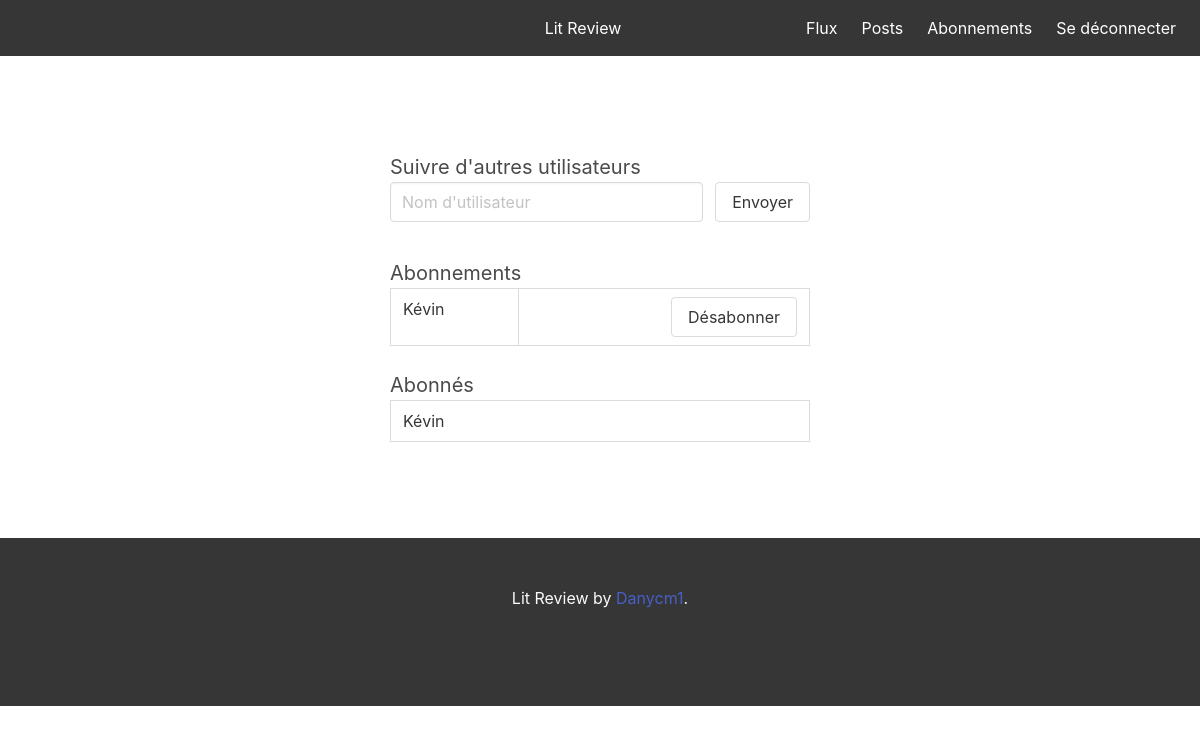
The page /subscription (signed in) on the database as committed earlier.
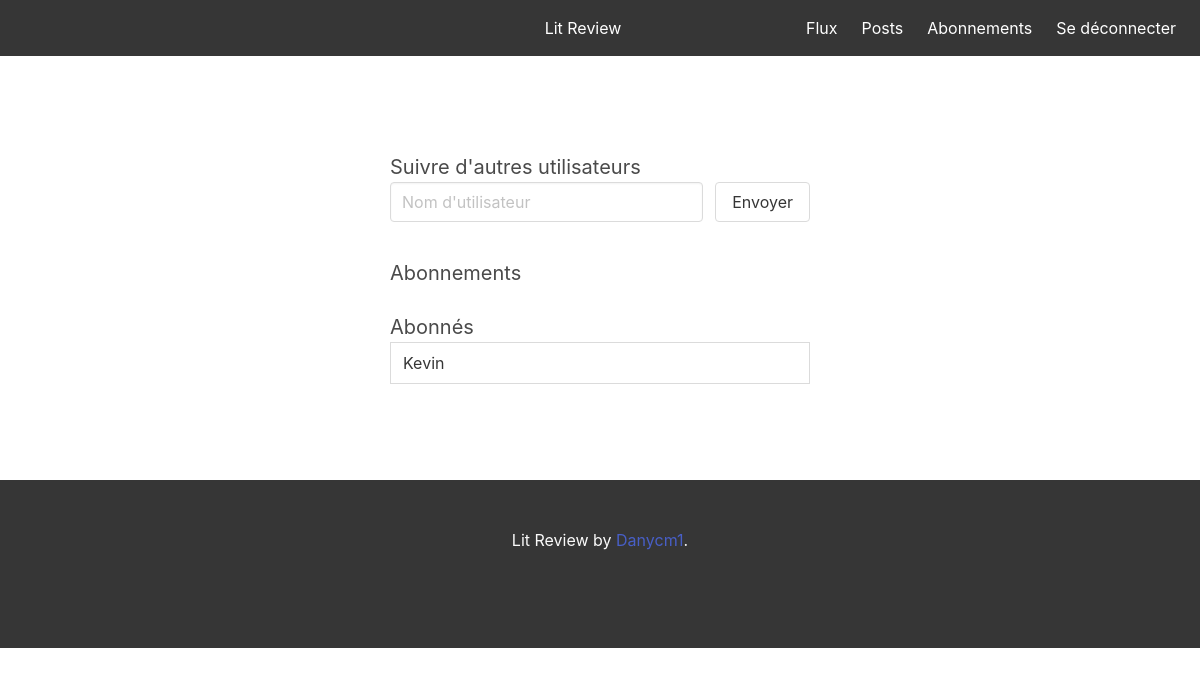
The same page on the database as committed later.
### flux/models.py (models this page shows)
class UserFollows(models.Model):
    user = models.ForeignKey(to=settings.AUTH_USER_MODEL, on_delete=models.CASCADE, related_name='following')
    followed_user = models.ForeignKey(to=settings.AUTH_USER_MODEL, on_delete=models.CASCADE, related_name='followed_by')
    class Meta:
        unique_together = ('user', 'followed_user')

### flux/views.py (the view, shortened to what this page needs)
# urls.py: path('subscription', view_subscription, name='subscription'),
@login_required
def view_subscription(request):
    user_follows = UserFollows.objects.filter(user=request.user)
    user_followed = UserFollows.objects.filter(followed_user=request.user)
    return render(request, 'subscription.html', {'user_follows': user_follows, 'user_followed': user_followed})

### flux/templates/subscription.html (shortened to what this page needs)
{% extends 'home.html' %}
{% block ticket %}
    <section class="section">
        <div class="container">
            <div class="columns is-centered">
                <div class="column is-half">
                    <form method="POST" action="{% url 'flux:subscription' %}">
                        <span class="is-size-5">Suivre d'autres utilisateurs</span>
                        <div class="field is-grouped">
                            <p class="control is-expanded">
                                <label>
                                    <input class="input" type="text" name="username" placeholder="Nom d'utilisateur" required>
                                </label>
                            </p>
                            <p class="control">
                                <button type="submit" class="button is-pulled-right">Envoyer</button>
                            </p>
                        </div>
                        <br>
                        <span class="is-size-5">Abonnements</span>
                        <table class="table table is-bordered table is-fullwidth">
                            {% for subscription in user_follows %}
                                <tbody>
                                <tr>
                                    <td>{{ subscription.followed_user }}</td>
                                    <td class="has-text-right"><a class="button"
                                           href="{% url 'flux:unsubscribe' subscription.followed_user %}">Désabonner</a></td>
                                </tr>
                                </tbody>
                            {% endfor %}
                        </table>
                        <span class="is-size-5">Abonnés</span>
                        <table class="table table is-bordered table is-fullwidth">
                            {% for subscription in user_followed  %}
                                <tbody>
                                <tr>
                                    <td>{{ subscription.user }}</td>
                                </tr>
                                </tbody>
                            {% endfor %}
                        </table>
                    </form>
                </div>
            </div>
        </div>
    </section>
{% endblock %}

Rows that differ between the two databases and show on the page:
removed UserFollows: followed_user "Kévin", shown under "Lit Review"
changed through a linked row, UserFollows: user "Kévin" → "Kevin"
